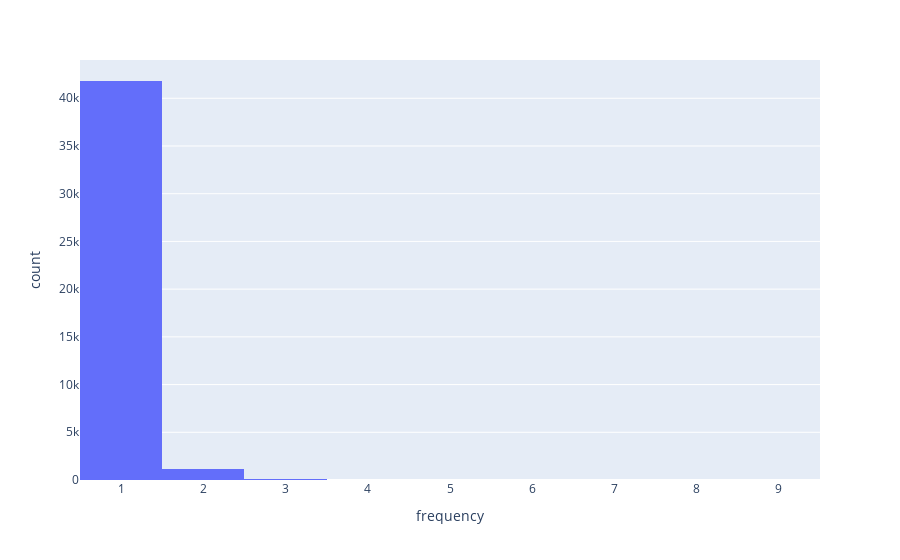

Write notebook code for a chart like this one.
### Code cell
px.histogram(final, x='frequency')

#С таким количеством заказов на пользователя, не очень понято как ранжировать frequency, 
#как вариант, посчитать средемесячное количество заказов на пользователя, и ранжировать его. Я пока что пропущу этот момент

### Figure 1 — Plotly figure (JSON) as saved in the notebook; plotly's stock layout.template omitted (floating-point values rounded to 4 significant figures; data arrays with more than 128 entries replaced by an {"elided": "..."} marker saying what was removed)
{"data": [{"alignmentgroup": "True", "bingroup": "x", "hovertemplate": "frequency=%{x}<br>count=%{y}<extra></extra>", "legendgroup": "", "marker": {"color": "#636efa", "pattern": {"shape": ""}}, "name": "", "offsetgroup": "", "orientation": "v", "showlegend": false, "type": "histogram", "x": {"elided": "43031 int values"}, "xaxis": "x", "yaxis": "y"}], "layout": {"barmode": "relative", "legend": {"tracegroupgap": 0}, "margin": {"t": 60}, "xaxis": {"anchor": "y", "domain": [0, 1], "title": {"text": "frequency"}}, "yaxis": {"anchor": "x", "domain": [0, 1], "title": {"text": "count"}}}}
